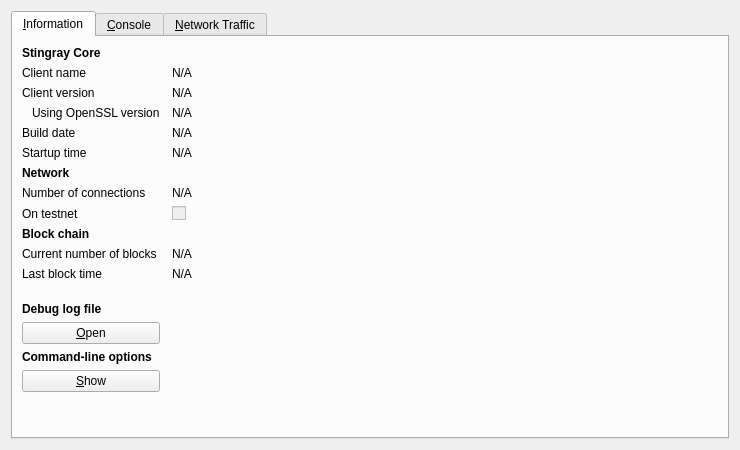
<?xml version="1.0" encoding="UTF-8"?>
<ui version="4.0">
 <class>RPCConsole</class>
 <widget class="QDialog" name="RPCConsole">
  <property name="geometry">
   <rect>
    <x>0</x>
    <y>0</y>
    <width>740</width>
    <height>450</height>
   </rect>
  </property>
  <property name="windowTitle">
   <string>Stingray - Debug window</string>
  </property>
  <layout class="QVBoxLayout" name="verticalLayout_2">
   <item>
    <widget class="QTabWidget" name="tabWidget">
     <property name="currentIndex">
      <number>0</number>
     </property>
     <widget class="QWidget" name="tab_info">
      <attribute name="title">
       <string>&amp;Information</string>
      </attribute>
      <layout class="QGridLayout" name="gridLayout" columnstretch="0,1">
       <property name="horizontalSpacing">
        <number>12</number>
       </property>
       <item row="0" column="0">
        <widget class="QLabel" name="label_9">
         <property name="font">
          <font>
           <weight>75</weight>
           <bold>true</bold>
          </font>
         </property>
         <property name="text">
          <string>Stingray Core</string>
         </property>
        </widget>
       </item>
       <item row="1" column="0">
        <widget class="QLabel" name="label_5">
         <property name="text">
          <string>Client name</string>
         </property>
        </widget>
       </item>
       <item row="1" column="1">
        <widget class="QLabel" name="clientName">
         <property name="cursor">
          <cursorShape>IBeamCursor</cursorShape>
         </property>
         <property name="text">
          <string>N/A</string>
         </property>
         <property name="textFormat">
          <enum>Qt::PlainText</enum>
         </property>
         <property name="textInteractionFlags">
          <set>Qt::LinksAccessibleByMouse|Qt::TextSelectableByKeyboard|Qt::TextSelectableByMouse</set>
         </property>
        </widget>
       </item>
       <item row="2" column="0">
        <widget class="QLabel" name="label_6">
         <property name="text">
          <string>Client version</string>
         </property>
        </widget>
       </item>
       <item row="2" column="1">
        <widget class="QLabel" name="clientVersion">
         <property name="cursor">
          <cursorShape>IBeamCursor</cursorShape>
         </property>
         <property name="text">
          <string>N/A</string>
         </property>
         <property name="textFormat">
          <enum>Qt::PlainText</enum>
         </property>
         <property name="textInteractionFlags">
          <set>Qt::LinksAccessibleByMouse|Qt::TextSelectableByKeyboard|Qt::TextSelectableByMouse</set>
         </property>
        </widget>
       </item>
       <item row="3" column="0">
        <widget class="QLabel" name="label_14">
         <property name="text">
          <string>Using OpenSSL version</string>
         </property>
         <property name="indent">
          <number>10</number>
         </property>
        </widget>
       </item>
       <item row="3" column="1">
        <widget class="QLabel" name="openSSLVersion">
         <property name="cursor">
          <cursorShape>IBeamCursor</cursorShape>
         </property>
         <property name="text">
          <string>N/A</string>
         </property>
         <property name="textFormat">
          <enum>Qt::PlainText</enum>
         </property>
         <property name="textInteractionFlags">
          <set>Qt::LinksAccessibleByMouse|Qt::TextSelectableByKeyboard|Qt::TextSelectableByMouse</set>
         </property>
        </widget>
       </item>
       <item row="4" column="0">
        <widget class="QLabel" name="label_12">
         <property name="text">
          <string>Build date</string>
         </property>
        </widget>
       </item>
       <item row="4" column="1">
        <widget class="QLabel" name="buildDate">
         <property name="cursor">
          <cursorShape>IBeamCursor</cursorShape>
         </property>
         <property name="text">
          <string>N/A</string>
         </property>
         <property name="textFormat">
          <enum>Qt::PlainText</enum>
         </property>
         <property name="textInteractionFlags">
          <set>Qt::LinksAccessibleByMouse|Qt::TextSelectableByKeyboard|Qt::TextSelectableByMouse</set>
         </property>
        </widget>
       </item>
       <item row="5" column="0">
        <widget class="QLabel" name="label_13">
         <property name="text">
          <string>Startup time</string>
         </property>
        </widget>
       </item>
       <item row="5" column="1">
        <widget class="QLabel" name="startupTime">
         <property name="cursor">
          <cursorShape>IBeamCursor</cursorShape>
         </property>
         <property name="text">
          <string>N/A</string>
         </property>
         <property name="textFormat">
          <enum>Qt::PlainText</enum>
         </property>
         <property name="textInteractionFlags">
          <set>Qt::LinksAccessibleByMouse|Qt::TextSelectableByKeyboard|Qt::TextSelectableByMouse</set>
         </property>
        </widget>
       </item>
       <item row="6" column="0">
        <widget class="QLabel" name="label_11">
         <property name="font">
          <font>
           <weight>75</weight>
           <bold>true</bold>
          </font>
         </property>
         <property name="text">
          <string>Network</string>
         </property>
        </widget>
       </item>
       <item row="7" column="0">
        <widget class="QLabel" name="label_7">
         <property name="text">
          <string>Number of connections</string>
         </property>
        </widget>
       </item>
       <item row="7" column="1">
        <widget class="QLabel" name="numberOfConnections">
         <property name="cursor">
          <cursorShape>IBeamCursor</cursorShape>
         </property>
         <property name="text">
          <string>N/A</string>
         </property>
         <property name="textFormat">
          <enum>Qt::PlainText</enum>
         </property>
         <property name="textInteractionFlags">
          <set>Qt::LinksAccessibleByMouse|Qt::TextSelectableByKeyboard|Qt::TextSelectableByMouse</set>
         </property>
        </widget>
       </item>
       <item row="8" column="0">
        <widget class="QLabel" name="label_8">
         <property name="text">
          <string>On testnet</string>
         </property>
        </widget>
       </item>
       <item row="8" column="1">
        <widget class="QCheckBox" name="isTestNet">
         <property name="enabled">
          <bool>false</bool>
         </property>
         <property name="text">
          <string/>
         </property>
        </widget>
       </item>
       <item row="9" column="0">
        <widget class="QLabel" name="label_10">
         <property name="font">
          <font>
           <weight>75</weight>
           <bold>true</bold>
          </font>
         </property>
         <property name="text">
          <string>Block chain</string>
         </property>
        </widget>
       </item>
       <item row="10" column="0">
        <widget class="QLabel" name="label_3">
         <property name="text">
          <string>Current number of blocks</string>
         </property>
        </widget>
       </item>
       <item row="10" column="1">
        <widget class="QLabel" name="numberOfBlocks">
         <property name="cursor">
          <cursorShape>IBeamCursor</cursorShape>
         </property>
         <property name="text">
          <string>N/A</string>
         </property>
         <property name="textFormat">
          <enum>Qt::PlainText</enum>
         </property>
         <property name="textInteractionFlags">
          <set>Qt::LinksAccessibleByMouse|Qt::TextSelectableByKeyboard|Qt::TextSelectableByMouse</set>
         </property>
        </widget>
       </item>
       <item row="11" column="0">
        <widget class="QLabel" name="label_2">
         <property name="text">
          <string>Last block time</string>
         </property>
        </widget>
       </item>
       <item row="11" column="1">
        <widget class="QLabel" name="lastBlockTime">
         <property name="cursor">
          <cursorShape>IBeamCursor</cursorShape>
         </property>
         <property name="text">
          <string>N/A</string>
         </property>
         <property name="textFormat">
          <enum>Qt::PlainText</enum>
         </property>
         <property name="textInteractionFlags">
          <set>Qt::LinksAccessibleByMouse|Qt::TextSelectableByKeyboard|Qt::TextSelectableByMouse</set>
         </property>
        </widget>
       </item>
       <item row="12" column="0">
        <spacer name="verticalSpacer_2">
         <property name="orientation">
          <enum>Qt::Vertical</enum>
         </property>
         <property name="sizeHint" stdset="0">
          <size>
           <width>20</width>
           <height>20</height>
          </size>
         </property>
        </spacer>
       </item>
       <item row="13" column="0">
        <widget class="QLabel" name="labelDebugLogfile">
         <property name="font">
          <font>
           <weight>75</weight>
           <bold>true</bold>
          </font>
         </property>
         <property name="text">
          <string>Debug log file</string>
         </property>
        </widget>
       </item>
       <item row="14" column="0">
        <widget class="QPushButton" name="openDebugLogfileButton">
         <property name="toolTip">
          <string>Open the Stingray debug log file from the current data directory. This can take a few seconds for large log files.</string>
         </property>
         <property name="text">
          <string>&amp;Open</string>
         </property>
         <property name="autoDefault">
          <bool>false</bool>
         </property>
        </widget>
       </item>
       <item row="15" column="0">
        <widget class="QLabel" name="labelCLOptions">
         <property name="font">
          <font>
           <weight>75</weight>
           <bold>true</bold>
          </font>
         </property>
         <property name="text">
          <string>Command-line options</string>
         </property>
        </widget>
       </item>
       <item row="16" column="0">
        <widget class="QPushButton" name="showCLOptionsButton">
         <property name="toolTip">
          <string>Show the Stingray-Qt help message to get a list with possible Stingray command-line options.</string>
         </property>
         <property name="text">
          <string>&amp;Show</string>
         </property>
         <property name="autoDefault">
          <bool>false</bool>
         </property>
        </widget>
       </item>
       <item row="17" column="0">
        <spacer name="verticalSpacer">
         <property name="orientation">
          <enum>Qt::Vertical</enum>
         </property>
         <property name="sizeHint" stdset="0">
          <size>
           <width>20</width>
           <height>40</height>
          </size>
         </property>
        </spacer>
       </item>
      </layout>
     </widget>
     <widget class="QWidget" name="tab_console">
      <attribute name="title">
       <string>&amp;Console</string>
      </attribute>
      <layout class="QVBoxLayout" name="verticalLayout_3">
       <property name="spacing">
        <number>3</number>
       </property>
       <item>
        <widget class="QTextEdit" name="messagesWidget">
         <property name="minimumSize">
          <size>
           <width>0</width>
           <height>100</height>
          </size>
         </property>
         <property name="readOnly">
          <bool>true</bool>
         </property>
         <property name="tabKeyNavigation" stdset="0">
          <bool>false</bool>
         </property>
         <property name="columnCount" stdset="0">
          <number>2</number>
         </property>
        </widget>
       </item>
       <item>
        <layout class="QHBoxLayout" name="horizontalLayout">
         <property name="spacing">
          <number>3</number>
         </property>
         <item>
          <widget class="QLabel" name="label">
           <property name="text">
            <string notr="true">&gt;</string>
           </property>
          </widget>
         </item>
         <item>
          <widget class="QLineEdit" name="lineEdit"/>
         </item>
         <item>
          <widget class="QPushButton" name="clearButton">
           <property name="maximumSize">
            <size>
             <width>24</width>
             <height>24</height>
            </size>
           </property>
           <property name="toolTip">
            <string>Clear console</string>
           </property>
           <property name="text">
            <string/>
           </property>
           <property name="icon">
            <iconset resource="../bitcoin.qrc">
             <normaloff>:/icons/remove</normaloff>:/icons/remove</iconset>
           </property>
           <property name="shortcut">
            <string notr="true">Ctrl+L</string>
           </property>
           <property name="autoDefault">
            <bool>false</bool>
           </property>
          </widget>
         </item>
        </layout>
       </item>
      </layout>
     </widget>
     <widget class="QWidget" name="tab">
      <attribute name="title">
       <string>&amp;Network Traffic</string>
      </attribute>
      <layout class="QHBoxLayout" name="horizontalLayout_3">
       <item>
        <layout class="QVBoxLayout" name="verticalLayout_4">
         <item>
          <widget class="TrafficGraphWidget" name="trafficGraph" native="true">
           <property name="sizePolicy">
            <sizepolicy hsizetype="Expanding" vsizetype="Expanding">
             <horstretch>0</horstretch>
             <verstretch>0</verstretch>
            </sizepolicy>
           </property>
          </widget>
         </item>
         <item>
          <layout class="QHBoxLayout" name="horizontalLayout_2">
           <item>
            <widget class="QSlider" name="sldGraphRange">
             <property name="minimum">
              <number>1</number>
             </property>
             <property name="maximum">
              <number>288</number>
             </property>
             <property name="pageStep">
              <number>12</number>
             </property>
             <property name="value">
              <number>6</number>
             </property>
             <property name="orientation">
              <enum>Qt::Horizontal</enum>
             </property>
            </widget>
           </item>
           <item>
            <widget class="QLabel" name="lblGraphRange">
             <property name="minimumSize">
              <size>
               <width>100</width>
               <height>0</height>
              </size>
             </property>
             <property name="alignment">
              <set>Qt::AlignCenter</set>
             </property>
            </widget>
           </item>
           <item>
            <widget class="QPushButton" name="btnClearTrafficGraph">
             <property name="text">
              <string>&amp;Clear</string>
             </property>
            </widget>
           </item>
          </layout>
         </item>
        </layout>
       </item>
       <item>
        <layout class="QVBoxLayout" name="verticalLayout">
         <item>
          <widget class="QGroupBox" name="groupBox">
           <property name="title">
            <string>Totals</string>
           </property>
           <layout class="QVBoxLayout" name="verticalLayout_5">
            <item>
             <layout class="QHBoxLayout" name="horizontalLayout_4">
              <item>
               <widget class="Line" name="line">
                <property name="sizePolicy">
                 <sizepolicy hsizetype="Fixed" vsizetype="Fixed">
                  <horstretch>0</horstretch>
                  <verstretch>0</verstretch>
                 </sizepolicy>
                </property>
                <property name="minimumSize">
                 <size>
                  <width>10</width>
                  <height>0</height>
                 </size>
                </property>
                <property name="palette">
                 <palette>
                  <active>
                   <colorrole role="Light">
                    <brush brushstyle="SolidPattern">
                     <color alpha="255">
                      <red>0</red>
                      <green>255</green>
                      <blue>0</blue>
                     </color>
                    </brush>
                   </colorrole>
                  </active>
                  <inactive>
                   <colorrole role="Light">
                    <brush brushstyle="SolidPattern">
                     <color alpha="255">
                      <red>0</red>
                      <green>255</green>
                      <blue>0</blue>
                     </color>
                    </brush>
                   </colorrole>
                  </inactive>
                  <disabled>
                   <colorrole role="Light">
                    <brush brushstyle="SolidPattern">
                     <color alpha="255">
                      <red>0</red>
                      <green>255</green>
                      <blue>0</blue>
                     </color>
                    </brush>
                   </colorrole>
                  </disabled>
                 </palette>
                </property>
                <property name="orientation">
                 <enum>Qt::Horizontal</enum>
                </property>
               </widget>
              </item>
              <item>
               <widget class="QLabel" name="label_16">
                <property name="text">
                 <string>In:</string>
                </property>
               </widget>
              </item>
              <item>
               <widget class="QLabel" name="lblBytesIn">
                <property name="minimumSize">
                 <size>
                  <width>50</width>
                  <height>0</height>
                 </size>
                </property>
                <property name="alignment">
                 <set>Qt::AlignRight|Qt::AlignTrailing|Qt::AlignVCenter</set>
                </property>
               </widget>
              </item>
             </layout>
            </item>
            <item>
             <layout class="QHBoxLayout" name="horizontalLayout_5">
              <item>
               <widget class="Line" name="line_2">
                <property name="sizePolicy">
                 <sizepolicy hsizetype="Fixed" vsizetype="Fixed">
                  <horstretch>0</horstretch>
                  <verstretch>0</verstretch>
                 </sizepolicy>
                </property>
                <property name="minimumSize">
                 <size>
                  <width>10</width>
                  <height>0</height>
                 </size>
                </property>
                <property name="palette">
                 <palette>
                  <active>
                   <colorrole role="Light">
                    <brush brushstyle="SolidPattern">
                     <color alpha="255">
                      <red>255</red>
                      <green>0</green>
                      <blue>0</blue>
                     </color>
                    </brush>
                   </colorrole>
                  </active>
                  <inactive>
                   <colorrole role="Light">
                    <brush brushstyle="SolidPattern">
                     <color alpha="255">
                      <red>255</red>
                      <green>0</green>
                      <blue>0</blue>
                     </color>
                    </brush>
                   </colorrole>
                  </inactive>
                  <disabled>
                   <colorrole role="Light">
                    <brush brushstyle="SolidPattern">
                     <color alpha="255">
                      <red>255</red>
                      <green>0</green>
                      <blue>0</blue>
                     </color>
                    </brush>
                   </colorrole>
                  </disabled>
                 </palette>
                </property>
                <property name="orientation">
                 <enum>Qt::Horizontal</enum>
                </property>
               </widget>
              </item>
              <item>
               <widget class="QLabel" name="label_17">
                <property name="text">
                 <string>Out:</string>
                </property>
               </widget>
              </item>
              <item>
               <widget class="QLabel" name="lblBytesOut">
                <property name="minimumSize">
                 <size>
                  <width>50</width>
                  <height>0</height>
                 </size>
                </property>
                <property name="alignment">
                 <set>Qt::AlignRight|Qt::AlignTrailing|Qt::AlignVCenter</set>
                </property>
               </widget>
              </item>
             </layout>
            </item>
            <item>
             <spacer name="verticalSpacer_4">
              <property name="orientation">
               <enum>Qt::Vertical</enum>
              </property>
              <property name="sizeHint" stdset="0">
               <size>
                <width>20</width>
                <height>407</height>
               </size>
              </property>
             </spacer>
            </item>
           </layout>
          </widget>
         </item>
        </layout>
       </item>
      </layout>
     </widget>
    </widget>
   </item>
  </layout>
 </widget>
 <customwidgets>
  <customwidget>
   <class>TrafficGraphWidget</class>
   <extends>QWidget</extends>
   <header>trafficgraphwidget.h</header>
   <container>1</container>
   <slots>
    <slot>clear()</slot>
   </slots>
  </customwidget>
 </customwidgets>
 <resources>
  <include location="../bitcoin.qrc"/>
 </resources>
 <connections/>
</ui>
